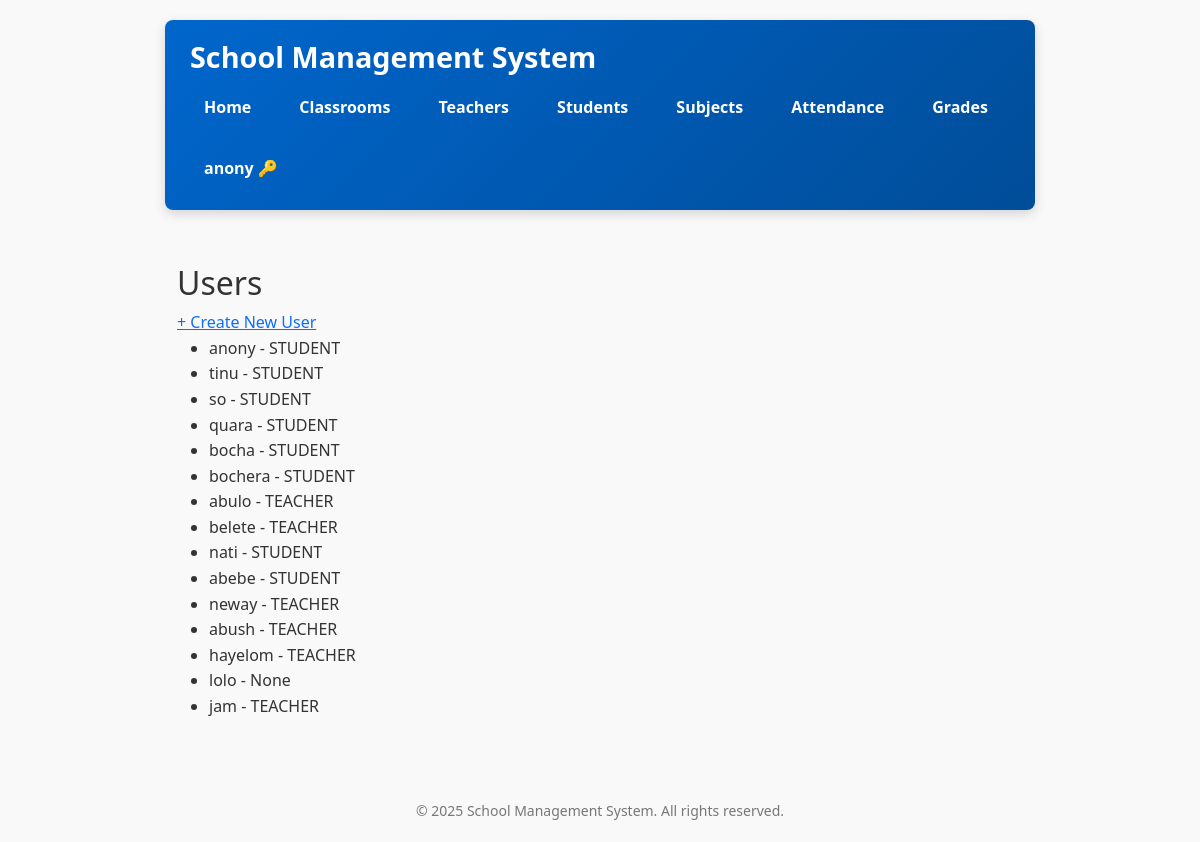
The app's page /users/ (signed in), older data.
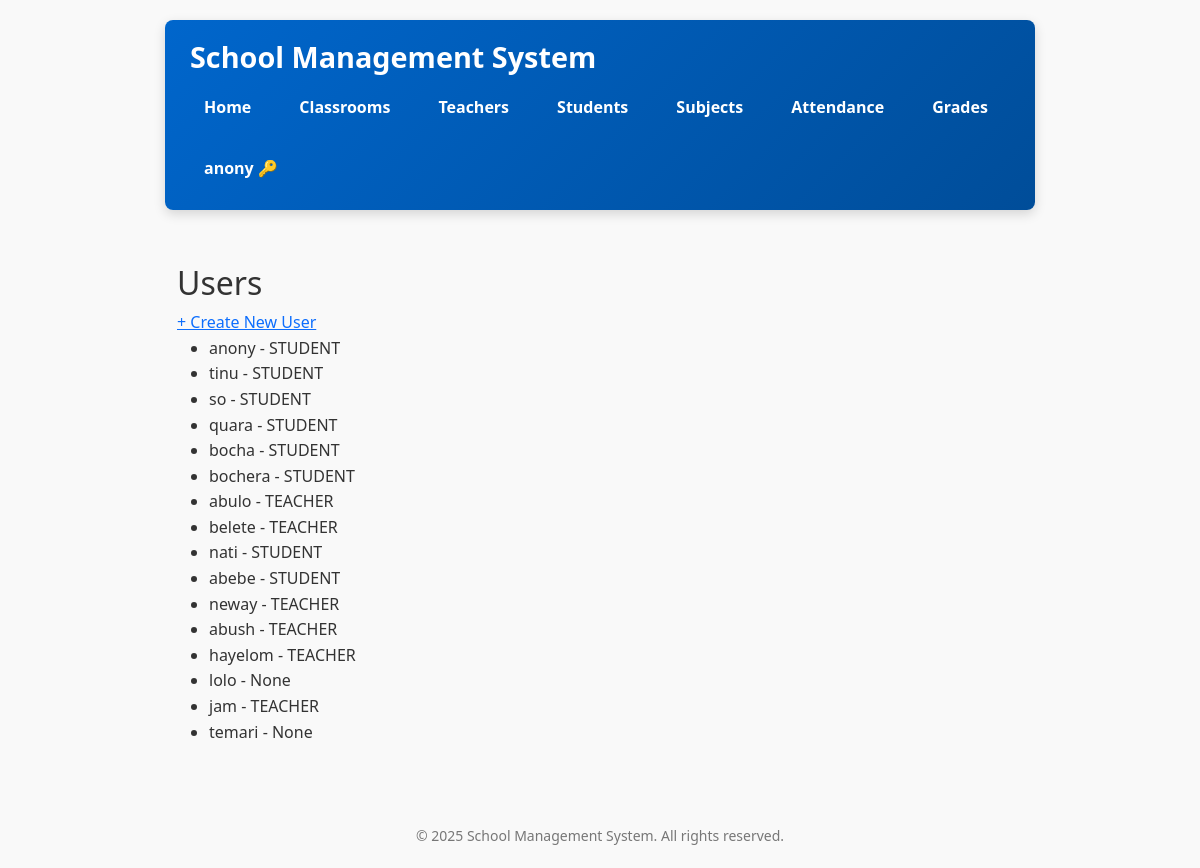
The same page, newer data.
### school/models.py (models this page shows)
class User(AbstractUser):
    ROLE_CHOICES = (
        ('ADMIN', 'Admin'),
        ('TEACHER', 'Teacher'),
        ('STUDENT', 'Student'),
    )
    role = models.CharField(max_length=10, choices=ROLE_CHOICES, null=True, blank=True)
    force_password_change = models.BooleanField(default=False)  # Add this field

### school/views.py (the view)
# urls.py: path('users/', views.user_list, name='user_list'),
@role_required(['ADMIN'])
def user_list(request):
    users = User.objects.all()
    return render(request, 'school/user_list.html', {'users': users})

### school/views.py (called while the page is built)
def role_required(allowed_roles=None):
    if allowed_roles is None:
        allowed_roles = []
    def decorator(view_func):
        @wraps(view_func)
        def wrapper(request, *args, **kwargs):
            if not request.user.is_authenticated:
                from django.contrib.auth.views import redirect_to_login
                return redirect_to_login(request.get_full_path())
            user = request.user
            if user.is_superuser:
                return view_func(request, *args, **kwargs)
            user_role = getattr(user, 'role', None)
            if user_role and user_role.upper() in [r.upper() for r in allowed_roles]:
                return view_func(request, *args, **kwargs)
            from django.shortcuts import redirect
            return redirect('school:no_permission')
        return wrapper
    return decorator

### school/templates/school/user_list.html
{% extends 'school/base.html' %}
{% block content %}
<h2>Users</h2>
<a href="{% url 'school:user_create_by_admin' %}">+ Create New User</a>
<ul>
    {% for user in users %}
        <li>{{ user.username }} - {{ user.role }}</li>
    {% endfor %}
</ul>
{% endblock %}

### school/templates/school/base.html (shortened to what this page needs)
{% load static %}
<!DOCTYPE html>
<html lang="en">
<head>
    <link href="https://cdn.jsdelivr.net/npm/bootstrap@5.3.3/dist/css/bootstrap.min.css" rel="stylesheet" />
</head>
<body>
    <header>
        <div class="d-flex align-items-center">
            <h1>School Management System</h1>
        </div>
        <nav>
            <a href="{% url 'school:home' %}" class="{% if request.resolver_match.url_name == 'home' %}active{% endif %}">Home</a>
            <a href="{% url 'school:classroom_list' %}" class="{% if 'classroom' in request.path %}active{% endif %}">Classrooms</a>
            <a href="{% url 'school:teacher_list' %}" class="{% if 'teacher' in request.path %}active{% endif %}">Teachers</a>
            <a href="{% url 'school:student_list' %}" class="{% if 'student' in request.path %}active{% endif %}">Students</a>
            <a href="{% url 'school:subject_list' %}" class="{% if 'subject' in request.path %}active{% endif %}">Subjects</a>
            <a href="{% url 'school:attendance_list' %}" class="{% if 'attendance' in request.path %}active{% endif %}">Attendance</a>
            <a href="{% url 'school:grade_list' %}" class="{% if 'grade' in request.path %}active{% endif %}">Grades</a>
            {% if user.is_authenticated %}
                <form id="logout-form" action="{% url 'school:logout' %}" method="post" style="display:inline;">
                    <button type="submit" title="Logout">{{ user.username }} &#x1F511;</button>
                </form>
            {% else %}
                <a href="{% url 'school:login' %}" class="{% if 'login' in request.path %}active{% endif %}">Login</a>
            {% endif %}
        </nav>
    </header>
    <div class="container py-4">
        {% block content %}{% endblock %}
    </div>
    <footer>
        &copy; {% now "Y" %} School Management System. All rights reserved.
    </footer>
</body>
</html>

### school/templates/school/base.html (style rules this page uses)
body { font-family: 'Segoe UI', Tahoma, Geneva, Verdana, sans-serif; max-width: 900px; margin: 20px auto; padding: 0 15px; background: #f9f9f9; color: #333; line-height: 1.6; }
header { background: linear-gradient(135deg, #0066cc 0%, #004d99 100%); color: white; padding: 20px 25px; margin-bottom: 30px; border-radius: 8px; box-shadow: 0 4px 12px rgba(0, 0, 0, 0.15); position: sticky; top: 0; z-index: 1000; }
header h1 { margin: 0; font-weight: 700; font-size: 1.8rem; user-select: none; }
nav { margin-top: 12px; display: flex; gap: 20px; flex-wrap: wrap; }
nav a, nav form button { color: white; font-weight: 600; padding: 8px 14px; border-radius: 5px; transition: background-color 0.3s ease; cursor: pointer; text-decoration: none; border: none; background: none; }
footer { margin-top: 40px; text-align: center; color: #777; font-size: 14px; }

Row changes from the older to the newer data that the page shows:
added User: username "temari", role "None"
